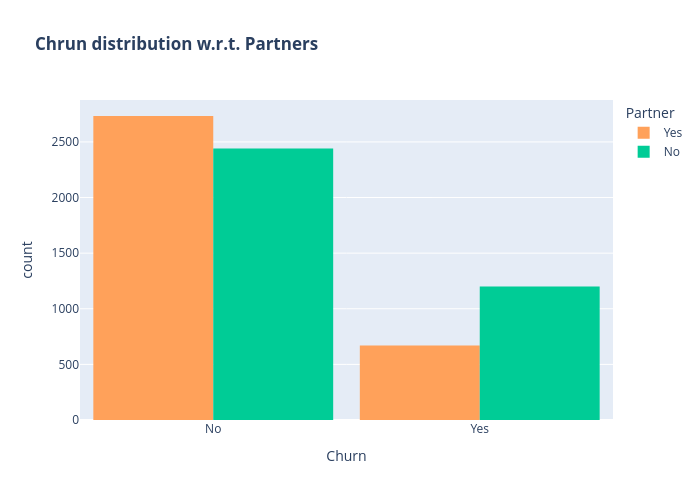

Write notebook code for a chart like this one.
### Code cell
color_map = {"Yes": '#FFA15A', "No": '#00CC96'}
fig = px.histogram(data, x="Churn", color="Partner", barmode="group", title="<b>Chrun distribution w.r.t. Partners</b>", color_discrete_map=color_map)
fig.update_layout(width=700, height=500, bargap=0.1)
fig.show()

### Figure 1 — Plotly figure (JSON) as saved in the notebook; plotly's stock layout.template omitted (floating-point values rounded to 4 significant figures; data arrays with more than 128 entries replaced by an {"elided": "..."} marker saying what was removed)
{"data": [{"alignmentgroup": "True", "bingroup": "x", "hovertemplate": "Partner=Yes<br>Churn=%{x}<br>count=%{y}<extra></extra>", "legendgroup": "Yes", "marker": {"color": "#FFA15A", "pattern": {"shape": ""}}, "name": "Yes", "offsetgroup": "Yes", "orientation": "v", "showlegend": true, "type": "histogram", "x": {"elided": "3402 str values"}, "xaxis": "x", "yaxis": "y"}, {"alignmentgroup": "True", "bingroup": "x", "hovertemplate": "Partner=No<br>Churn=%{x}<br>count=%{y}<extra></extra>", "legendgroup": "No", "marker": {"color": "#00CC96", "pattern": {"shape": ""}}, "name": "No", "offsetgroup": "No", "orientation": "v", "showlegend": true, "type": "histogram", "x": {"elided": "3641 str values"}, "xaxis": "x", "yaxis": "y"}], "layout": {"bargap": 0.1, "barmode": "group", "height": 500, "legend": {"title": {"text": "Partner"}, "tracegroupgap": 0}, "title": {"text": "<b>Chrun distribution w.r.t. Partners</b>"}, "width": 700, "xaxis": {"anchor": "y", "domain": [0, 1], "title": {"text": "Churn"}}, "yaxis": {"anchor": "x", "domain": [0, 1], "title": {"text": "count"}}}}
